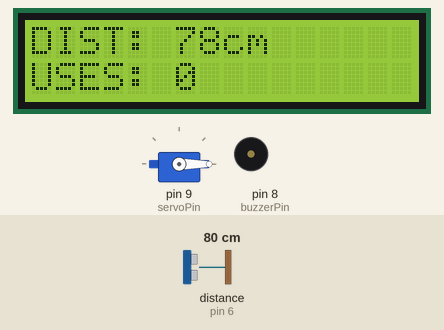
Recording of a sketch running on a simulated Arduino Uno, built with avr-gcc and run on an emulated ATmega328P. Shown: servo, 16×2 character LCD, buzzer (waves = sounding, pin HIGH). Wiring (inferred from the names in the program): ultrasonic range finder: trigger pin 5; echo pin 6. The inputs (shaded band) are chosen by the test bench; at power-on: distance to the obstacle (sensor on pin 6) 80 cm. The echo pulse lasts 58.3 µs per cm; pins used as bus, display or sensor lines are not drawn.

Above: at 2.4 s.
2.5 s: distance to the obstacle (sensor on pin 6) set to 23 cm
At 3.7 s:
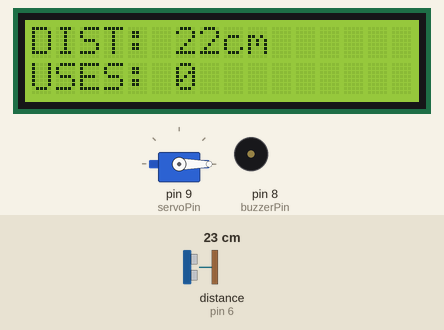
4.0 s: distance to the obstacle (sensor on pin 6) set to 17 cm
At 5.2 s:
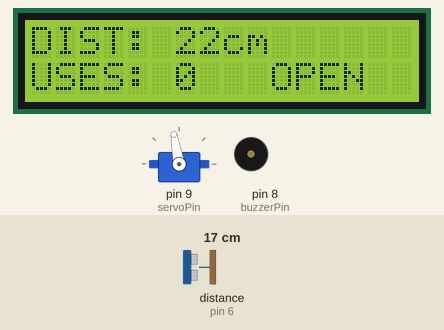
5.7 s: distance to the obstacle (sensor on pin 6) set to 35 cm
At 8.8 s:
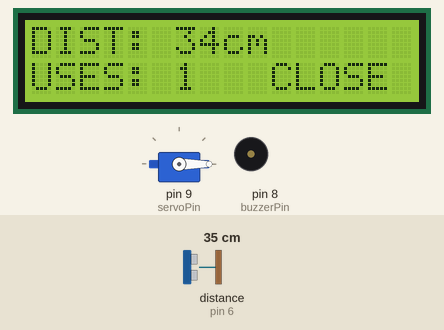
Timing chart, 0 to 10.3 s (numbered marks = the images above; inputs shaded):
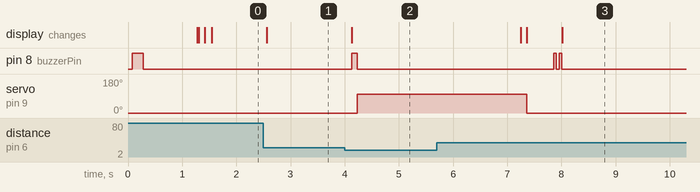

The sketch:

smart_bin.ino
```cpp
#include <Wire.h>
#include <LiquidCrystal_I2C.h>
#include <Servo.h>

// Pins
const int trigPin = 5;
const int echoPin = 6;
const int servoPin = 9;
const int buzzerPin = 8;
const int ldrPin = A0; // Optional: Night mode sensing

// Configuration
const int openDistance = 20; // Open bin if object is within 20cm
const int openAngle = 100;   // Adjust based on your lid hinge
const int closeAngle = 0;

// Variables
long duration;
int distance;
int usageCount = 0;
bool isOpen = false;

Servo lidServo;
LiquidCrystal_I2C lcd(0x27, 16, 2);

void setup() {
  pinMode(trigPin, OUTPUT);
  pinMode(echoPin, INPUT);
  pinMode(buzzerPin, OUTPUT);

  lidServo.attach(servoPin);
  lidServo.write(closeAngle);

  lcd.init();
  lcd.backlight();

  // Startup sequence
  lcd.setCursor(0,0);
  lcd.print("SMART BIN V1.0");
  beep(200);
  delay(1000);
  lcd.clear();
}

void loop() {
  // 1. Measure Distance
  digitalWrite(trigPin, LOW);
  delayMicroseconds(2);
  digitalWrite(trigPin, HIGH);
  delayMicroseconds(10);
  digitalWrite(trigPin, LOW);
  duration = pulseIn(echoPin, HIGH);
  distance = duration * 0.034 / 2;

  // 2. Logic for opening/closing
  if (distance > 0 && distance < openDistance) {
    if (!isOpen) {
      openBin();
    }
    delay(3000); // Keep open for 3 seconds
  } else {
    if (isOpen) {
      closeBin();
    }
  }

  // 3. Update Display
  lcd.setCursor(0, 0);
  lcd.print("DIST: ");
  lcd.print(distance);
  lcd.print("cm   ");

  lcd.setCursor(0, 1);
  lcd.print("USES: ");
  lcd.print(usageCount);

  delay(100);
}

void openBin() {
  lcd.setCursor(10, 1);
  lcd.print("OPEN ");
  beep(100);
  lidServo.write(openAngle);
  isOpen = true;
  usageCount++;
}

void closeBin() {
  lcd.setCursor(10, 1);
  lcd.print("CLOSE");
  lidServo.write(closeAngle);
  delay(500); // Wait for servo to move
  isOpen = false;
  beep(50);
  delay(50);
  beep(50);
}

void beep(int ms) {
  digitalWrite(buzzerPin, HIGH);
  delay(ms);
  digitalWrite(buzzerPin, LOW);
}
```

Measured:
- the behaviour switches between 21 and 20 cm on distance to the obstacle (sensor on pin 6) (found by bisection; images 1 and 2)
- after the input at 2.5 s, the display: changes after 0.06 s (image 1)
- after the input at 4.0 s, pin 8 (buzzerPin): LOW → HIGH after 0.13 s, → LOW 0.10 s later; servo on pin 9 (servoPin): 0° → 100° after 0.23 s; the display: changes after 0.13 s (image 2)
- after the input at 5.7 s, pin 8 (buzzerPin): alternates HIGH for 0.05 s and LOW for 0.05 s, 4 changes in all, then stays LOW, starting after 2.2 s; servo on pin 9 (servoPin): 100° → 0° after 1.7 s; the display: first differs from a run without the input after 1.7 s (image 3 shows a later state)
